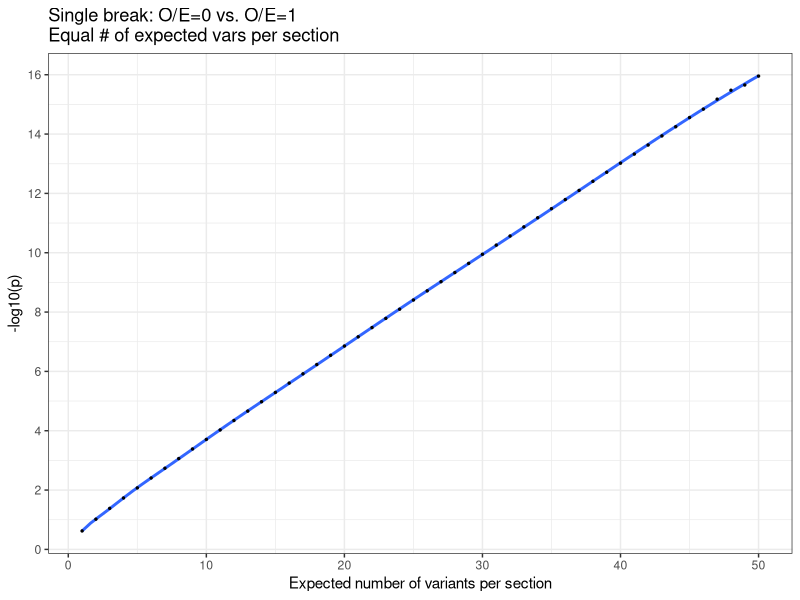

Recreate this plot in R.
library(ggplot2)

# Start with the following scenario:
# O/E = 0 on side A, O/E = 1 on side B
# Side A and side B have the same number of expected variants

# Calculate chi-square value in the above scenario with a specified
# expected number of variants in side A (equal to the expected in side B)
get_chisq_single_break = function(obs1, exp1, obs2, exp2) {
    return(
        -2 *
            (
                dpois(obs1, exp1 * (obs1 + obs2) / (exp1 + exp2), log = TRUE) +
                    dpois(obs2, exp2 * (obs1 + obs2) / (exp1 + exp2), log = TRUE) -
                    dpois(obs1, obs1, log = TRUE) -
                    dpois(obs2, obs2, log = TRUE)
            )
    )
}

# Plot p-values of likelihood ratio test in the above scenario, varying over
# expected number of variants in side A (equal to the expected in side B)
df_lrt = data.frame(exp = seq(1, 50))
df_lrt$chisq = sapply(df_lrt$exp, function(x) {
    get_chisq_single_break(0, x, x, x)
})
df_lrt$pval = sapply(df_lrt$chisq, function(x) 1 - pchisq(x, df = 1))
df_lrt$nlog10_pval = -log10(df_lrt$pval)

p = ggplot(df_lrt, aes(x = exp, y = nlog10_pval)) +
    geom_smooth(se = FALSE, method = "gam", formula = y ~ s(log(x))) +
    geom_point(size = 0.5) +
    ggtitle("Single break: O/E=0 vs. O/E=1\nEqual # of expected vars per section") +
    xlab("Expected number of variants per section") +
    ylab("-log10(p)") +
    scale_y_continuous(breaks = seq(0, round(max(df_lrt$nlog10_pval), 1), 2)) +
    theme_bw()
